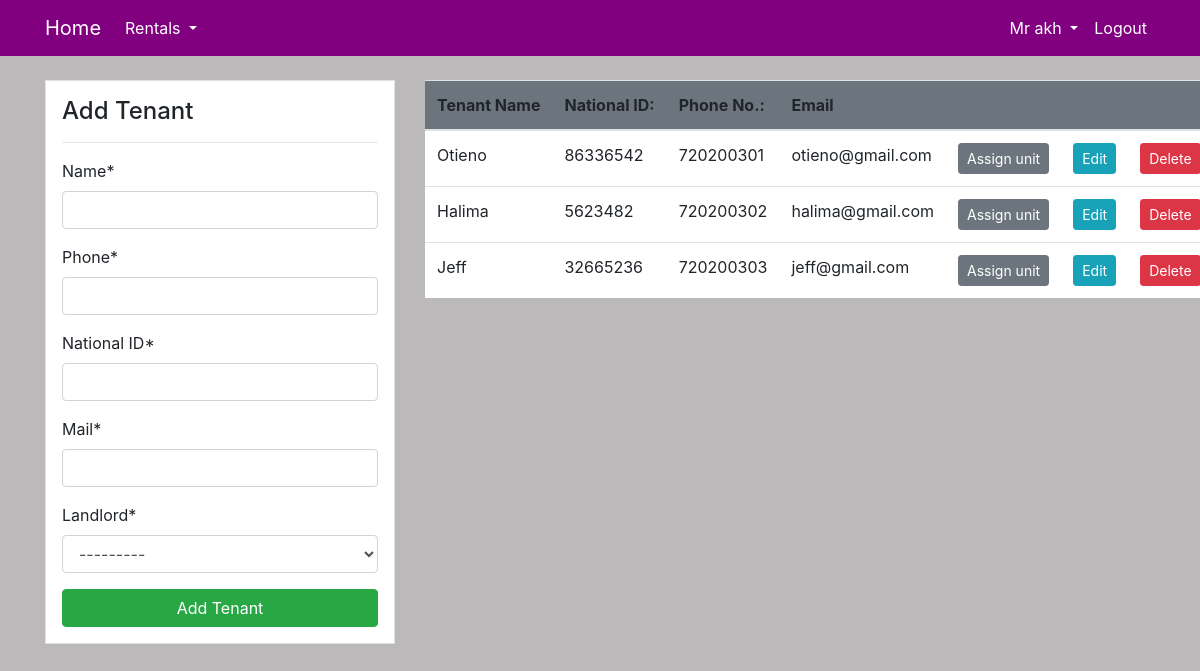
The app's page /tenant/ (signed in) with its own data.
### user/models.py (models this page shows, shortened)
class Agent(models.Model):
    name = models.OneToOneField(User, on_delete=models.CASCADE, null=True)
    agt_id = models.IntegerField(unique=True)
    gender = models.CharField(max_length=50, choices=gender)
    phone = models.IntegerField()
    mail = models.EmailField()

class Landlord(models.Model):
    name = models.OneToOneField(User, on_delete=models.CASCADE, null=True )
    ld_id = models.IntegerField(unique=True)
    gender = models.CharField(max_length=50, choices=gender)
    phone = models.IntegerField()
    mail = models.EmailField()
    agent = models.ForeignKey(Agent, on_delete=models.SET_NULL, null=True, blank=True)
    def __str__(self):
        return f'{self.name}'

class Tenant(models.Model):
    name = models.CharField(max_length=100)
    te_id = models.IntegerField(unique=True)
    phone = models.IntegerField()
    mail = models.EmailField()
    landlord = models.ForeignKey(Landlord, on_delete=models.CASCADE, null=True,  related_name='Landlords')

### dashboard/views.py (the view, shortened to what this page needs)
# urls.py: path('tenant/', views.tenant, name='dashboard-tenant'),
@login_required(login_url='user-login')
def tenant(request):
    if request.user.groups.filter(name='Landlord').exists():
        landlord = Landlord.objects.get(name = request.user)
        items = Tenant.objects.filter(landlord=landlord)
        if request.method == 'POST':
            add_tenant_form = TenantcreateForm(request.POST)
            if add_tenant_form.is_valid():
                new_tenant = add_tenant_form.save(commit=False)
                new_tenant.landlord = landlord  # set the landlord field on the new tenant
                new_tenant.save()
                Tenant_name = add_tenant_form.cleaned_data.get('name')
                messages.success(request, f'{Tenant_name} has been added successfully')
                return redirect('dashboard-tenant')
        else:
            add_tenant_form = TenantcreateForm()
        context = {
            'items': items,
            'add_tenant_form':add_tenant_form,
        }
        return render(request, 'user/tenant.html', context)
    elif request.user.groups.filter(name='Agent').exists():
        agent = Agent.objects.get(name = request.user)
        landlord = Landlord.objects.filter(agent=agent)
        items = Tenant.objects.filter(landlord__in=landlord)
        if request.method == 'POST':
            add_tenant_form = TenantcreateForm(request.POST)
            if add_tenant_form.is_valid():
                new_tenant = add_tenant_form.save(commit=False)
                new_tenant.save()
                return redirect('dashboard-tenant')
        else:
            add_tenant_form = TenantcreateForm()
        context = {
            'items': items,
            'add_tenant_form':add_tenant_form,
        }
        return render(request, 'user/tenant.html', context)

### user/forms.py
class TenantcreateForm(forms.ModelForm):
    class Meta:
        model = Tenant
        fields = [ 'name','phone', 'te_id', 'mail', 'landlord']
        labels = {'te_id':'National ID'}

### templates/user/tenant.html (shortened to what this page needs)
{% extends 'partials/base.html'%}
{% load crispy_forms_tags %}
{% block content %}
{% if items %}
<div class="container" >
    <div class="row my-4">
        <div class="col-md-4">
            <div class="border bg-white p-3">
                <h4>Add Tenant</h4>
                <hr>
                <form method="POST">
                    {{ add_tenant_form|crispy }}
                    <input class="btn btn-success btn-block" type="submit" value="Add Tenant">
                </form>
            </div>
        </div>
        <div class="col-md-8">
            <table class="table bg-white" style="white-space: nowrap;">
              <thead class="bg-secondary">
                <tr>
                    <th>Tenant Name</th>
                    <th>National ID: </th>
                    <th>Phone No.: </th>
                    <th>Email </th>
                    <th></th>
                    <th></th>
                    <th></th>
                  </tr>
                </thead>
                <tbody>
                  {% for item in items %}
                    <tr>
                      <td>{{ item.name }}</td>
                      <td>{{ item.te_id }}</td>
                      <td>{{ item.phone }}</td>
                      <td>{{ item.mail }}</td>
                      <td>
                        <a class="btn btn-secondary btn-sm" href="{% url 'dashboard-assign-unit' %}">Assign unit</a>
                    </td>
                      <td>
                        <a class="btn btn-info btn-sm" href="{% url 'user-tenant-update' item.id %}">Edit</a>
                    </td>
                    <td>
                        <a class="btn btn-danger btn-sm" href="{% url 'user-tenant-delete' item.id %}">Delete</a>
                    </td>
                    </tr>
                  {% endfor %}
            </tbody>
            </table>
        </div>
    </div>
  </div>
{% endif %}
{% endblock %}

### templates/partials/base.html (shortened to what this page needs)
{% load static %}
<!doctype html>
<html lang="en">
  <head>
    <link rel="stylesheet" href="https://cdn.jsdelivr.net/npm/bootstrap@4.6.2/dist/css/bootstrap.min.css">
     <link rel="stylesheet" href="{% static 'styles.css' %}">
  </head>
  <body>
    {% include 'partials/nav.html' %}
    {% block content %}
    {% endblock %}
  </body>
</html>

### templates/partials/nav.html (shortened to what this page needs)
<nav class="navbar navbar-expand-lg navbar-info" style="background-color: purple;"  >
    <div class="container">
        {% if user.is_authenticated %}
        <a class="navbar-brand text-white" href="{% url 'dashboard-index'%}"> Home</a>
        <div class="collapse navbar-collapse" id="navbarSupportedContent">
            <ul class="navbar-nav mr-auto ">
                <li class="nav-item dropdown ">
                    <a class="nav-link dropdown-toggle text-white" href="#" id="navbarDropdown" role="button" data-toggle="dropdown" aria-haspopup="true" aria-expanded="false">
                      Rentals
                    </a>
                </li>
            </ul>
            {% if request.user.groups.all.0.name == "Landlord" %}
            <ul class="navbar-nav ml-auto">
                <li class="nav-item dropdown ">
                    <a class="nav-link dropdown-toggle text-white" href="#" id="navbarDropdown" role="button" data-toggle="dropdown" aria-haspopup="true" aria-expanded="false">
                        {{ user.landlord.gender }} {{user.username}}
                    </a>
                    <div class="dropdown-menu" aria-labelledby="navbarDropdown">
                      <a class="dropdown-item" href="{% url 'user-profile' %}">My Profile</a>
                      <a class="dropdown-item" href="{% url 'user-agent' %}">My Agent</a>
                    </div>
                </li>
                <li class="nav-item">
                    <a class="nav-link text-white" href="{% url 'user-logout' %}">Logout</a>
                </li>
            </ul>
            {% elif request.user.groups.all.0.name == "Agent" %}
            <ul class="navbar-nav ml-auto">
                <li class="nav-item dropdown ">
                    <a class="nav-link dropdown-toggle text-white" href="#" id="navbarDropdown" role="button" data-toggle="dropdown" aria-haspopup="true" aria-expanded="false">
                        {{ user.agent.gender }} {{user.username}}
                    </a>
                </li>
                <li class="nav-item">
                    <a class="nav-link text-white" href="{% url 'user-logout' %}">Logout</a>
                </li>
            </ul>
            {% endif %}
        {% else %}
            <ul class="navbar-nav ml-auto">
                <li class="nav-item">
                    <a class="nav-link text-white" href="{% url 'user-login' %}">Login</a>
                </li>
            </ul>
        {% endif %}
        </div>
    </div>
</nav>

### static/styles.css (style rules this page uses)
body { background: rgb(187, 185, 185); }

### records on screen
Tenant: name "Otieno", te_id "86336542", phone "720200301", mail "otieno@gmail.com"
Tenant: name "Halima", te_id "5623482", phone "720200302", mail "halima@gmail.com"
Tenant: name "Jeff", te_id "32665236", phone "720200303", mail "jeff@gmail.com"

### other values on screen
{{ user.agent.gender }} "Mr"
{{ user.username }} "akh"
